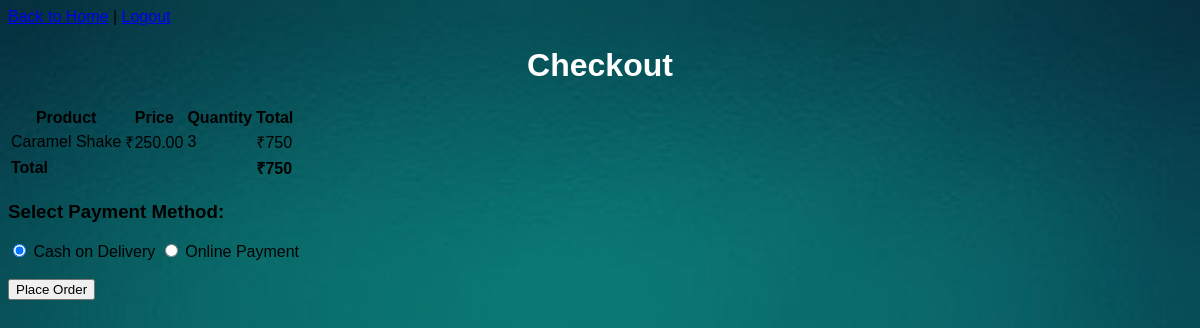
Page /checkout.php (signed in) on the committed database.
### tables this page shows
CREATE TABLE `cart` (
  `id` int(11) NOT NULL,
  `user_id` int(11) NOT NULL,
  `product_id` int(11) NOT NULL,
  `quantity` int(11) DEFAULT 1,
  `created_at` timestamp NOT NULL DEFAULT current_timestamp()
);

CREATE TABLE `products` (
  `id` int(11) NOT NULL,
  `category_id` int(11) NOT NULL,
  `name` varchar(100) NOT NULL,
  `description` text DEFAULT NULL,
  `price` decimal(10,2) NOT NULL,
  `image` varchar(255) DEFAULT NULL,
  `category` varchar(50) NOT NULL,
  `created_at` timestamp NOT NULL DEFAULT current_timestamp()
);

### checkout.php (the view, shortened to what this page needs)
<?php
include 'backend/db.php';
$user_id = $_SESSION['user_id'];
?>
<!DOCTYPE html>
<html lang="en">
<head>
<link rel="stylesheet" href="assets/css/style.css">
</head>
<body>
<header>
    <a href="index.php">Back to Home</a> | <a href="backend/logout.php">Logout</a>
</header>
<main>
<h1>Checkout</h1>
<table>
<tr><th>Product</th><th>Price</th><th>Quantity</th><th>Total</th></tr>
<?php
$cart_items = $conn->query("SELECT cart.id AS cart_id, products.* , cart.quantity FROM cart INNER JOIN products ON cart.product_id = products.id WHERE cart.user_id=$user_id");
$total = 0;
while($item = $cart_items->fetch_assoc()):
    $subtotal = $item['price'] * $item['quantity'];
    $total += $subtotal;
?>
<tr>
<td><?php echo $item['name']; ?></td>
<td>₹<?php echo $item['price']; ?></td>
<td><?php echo $item['quantity']; ?></td>
<td>₹<?php echo $subtotal; ?></td>
</tr>
<?php endwhile; ?>
<tr>
<td colspan="3"><strong>Total</strong></td>
<td><strong>₹<?php echo $total; ?></strong></td>
</tr>
</table>
<form method="POST">
    <h3>Select Payment Method:</h3>
    <input type="radio" name="payment_method" value="cash" checked> Cash on Delivery
    <input type="radio" name="payment_method" value="online"> Online Payment<br><br>
    <button type="submit">Place Order</button>
</form>
</main>
</body>
</html>

### assets/css/style.css (style rules this page uses)
body { background-image: url('../img/new_back.jpg'); background-repeat: no-repeat; background-size: cover; font-family: "Gill Sans", sans-serif; }
h1 { display: flex; align-items: center; justify-content: center; color: #fff; }

### rows in the picture
cart: product.name "Caramel Shake", product.price "250.00", quantity "3", subtotal "750"

### other values in the picture
$total "750"
